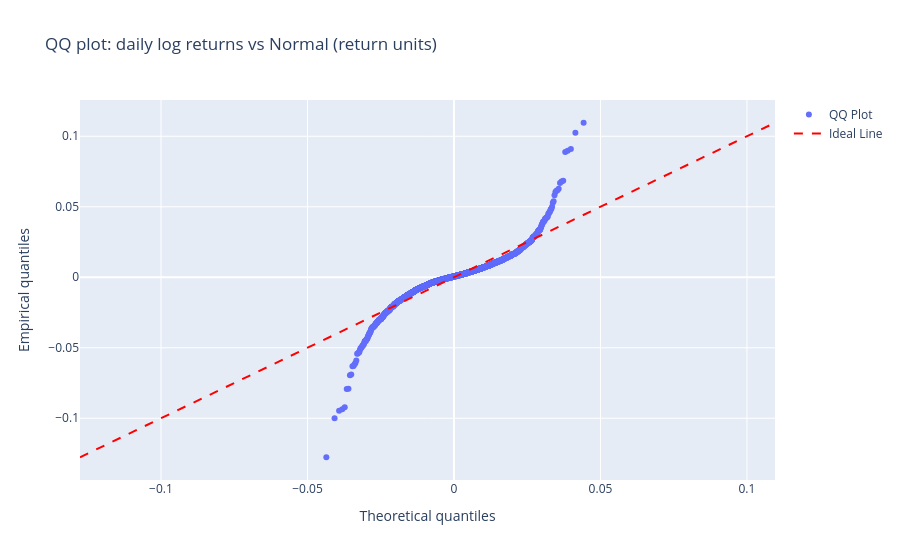

Source (notebook cell):
### Code cell
# (c) QQ plot of standardized returns vs the normal

r_ordered = scipy.stats.probplot(r, sparams=(scipy.stats.tmean(r), scipy.stats.tstd(r)))

fig = go.Figure()

fig.add_trace(
    go.Scatter(
        x=r_ordered[0][0],
        y=r_ordered[0][1],
        mode='markers',
        name='QQ Plot'
    )
)

# Add the ideal line
min_val = min(r_ordered[0][1].min(), r_ordered[0][0].min())
max_val = max(r_ordered[0][1].max(), r_ordered[0][0].max())
fig.add_trace(
    go.Scatter(
        x=[min_val, max_val],
        y=[min_val, max_val],
        mode='lines',
        name='Ideal Line',
        line=dict(color='red', dash='dash')
    )
)

fig.update_layout(title="QQ plot: daily log returns vs Normal (return units)",
                   xaxis_title="Theoretical quantiles", yaxis_title="Empirical quantiles")


fig.show()

fig.write_image("figures/fig2_qq_tails.png")

### Figure 1 — Plotly figure (JSON) as saved in the notebook; plotly's stock layout.template omitted (floating-point values rounded to 4 significant figures; data arrays with more than 128 entries replaced by an {"elided": "..."} marker saying what was removed)
{"data": [{"mode": "markers", "name": "QQ Plot", "type": "scatter", "x": {"elided": "5428 float values"}, "y": {"elided": "5428 float values"}}, {"line": {"color": "red", "dash": "dash"}, "mode": "lines", "name": "Ideal Line", "type": "scatter", "x": [-0.1277, 0.1096], "y": [-0.1277, 0.1096]}], "layout": {"title": {"text": "QQ plot: daily log returns vs Normal (return units)"}, "xaxis": {"title": {"text": "Theoretical quantiles"}}, "yaxis": {"title": {"text": "Empirical quantiles"}}}}
